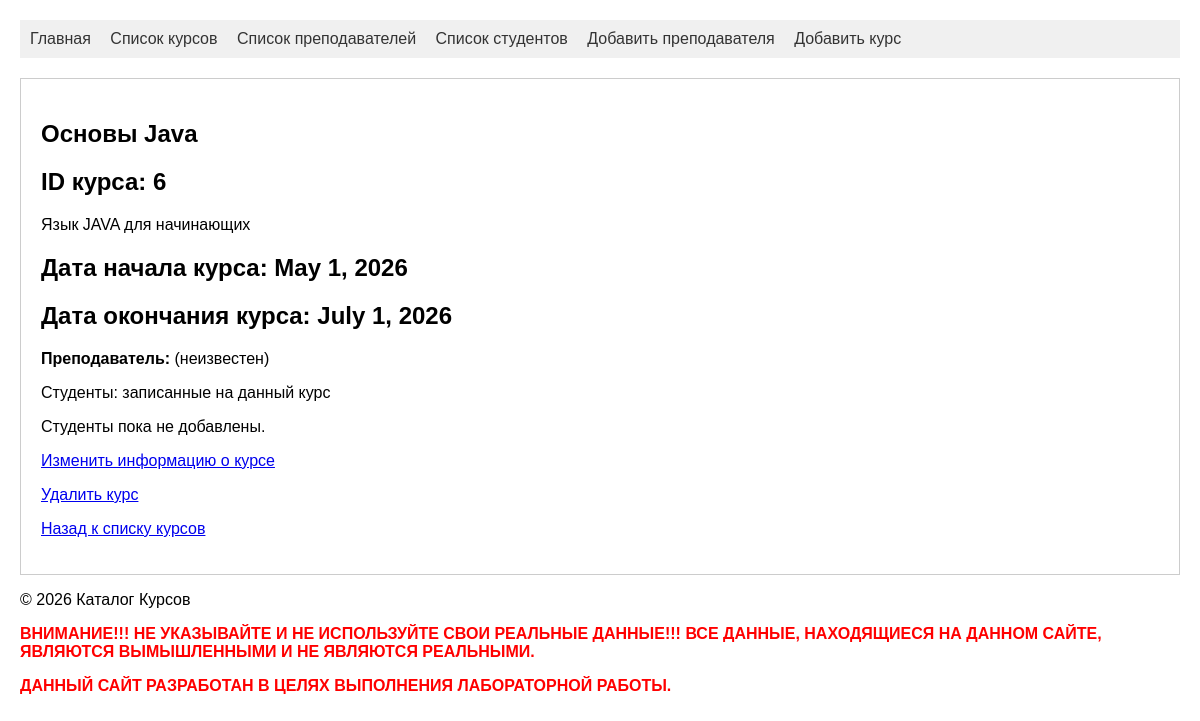
The page /courses/detail/6 on the database its author committed.
### schedule/models.py (models this page shows)
class Course(models.Model):
    teacher = models.ForeignKey(
        Teacher,
        on_delete=models.SET_NULL,
        null=True,
        related_name='course'
    )
    title = models.CharField(max_length=100, null=False, validators=[validate_no_numbers, validate_start_with_letter], verbose_name="Наименование курса")
    min_description = models.CharField(max_length=30, verbose_name="Краткое описание курса")
    description = models.TextField(null=False, validators=[validate_min_words], verbose_name="Подробное описание курса")
    start_date = models.DateField(default=timezone.now, verbose_name="Дата начала курса")
    end_date = models.DateField(default=timezone.now, verbose_name="Дата окончания курса")

### schedule/views.py (the view)
# urls.py: path('courses/detail/<int:course_id>', views.course_detail, name='course_detail'),
def course_detail(request, course_id):
    course = Course.objects.get(id=course_id)
    try:
        teacher = Teacher.objects.get(id=course.teacher_id) if course else None
    except Teacher.DoesNotExist:
        teacher = None
    if not course:
        return render(request, 'course_detail.html', {'course': course, 'teacher': teacher}, status=500)
    students_of_course = Student.objects.filter(courses__id=course_id)
    return render(request, 'course_detail.html', {'course': course, 'teacher': teacher, 'students_of_course': students_of_course})

### schedule/templates/course_detail.html (shortened to what this page needs)
{% extends 'base.html' %}
{% block content %}
  {% if course %}
        <h2>{{ course.title }}</h2>
        <h2>ID курса: {{ course.id }}</h2>
        <p>{{ course.description }}</p>
        <h2>Дата начала курса: {{ course.start_date }}</h2>
        <h2>Дата окончания курса: {{ course.end_date }}</h2>
        {% if teacher %}
            <p><strong>Преподаватель:</strong> <a href="{% url 'teacher_detail' teacher.id %}">{{ teacher.first_name }} {{ teacher.last_name }}</a></p>
        {% else %}
            <p><strong>Преподаватель:</strong> (неизвестен)</p>
        {% endif %}
        <p>Студенты: записанные на данный курс</p>
        {% if students_of_course %}
            <ul>
            {% for student in students_of_course %}
                <li><a href="{% url 'student_detail' student.id %}">{{ student.first_name }} {{ student.last_name }}</a></li>
        {% endfor %}
            </ul>
        {% else %}
             <p>Студенты пока не добавлены.</p>
        {% endif %}
        <p><a href="{% url 'course_update' course.id %}">Изменить информацию о курсе</a></p>
        <p><a href="{%url 'course_delete' course.id %}">Удалить курс</a></p>
        <p><a href="{% url 'courses' %}">Назад к списку курсов</a></p>
    {% else %}
        <p class="error-message">Курс не найден.</p>
        <p><a href="{% url 'courses' %}">Перейти к списку курсов</a></p>
    {% endif %}
{% endblock %}

### schedule/templates/base.html (style rules this page uses)
body { font-family: sans-serif; margin: 20px; }

### rows shown on the page
Course: title "Основы Java", id "6", description "Язык JAVA для начинающих", start_date "May 1, 2026", end_date "July 1, 2026"
